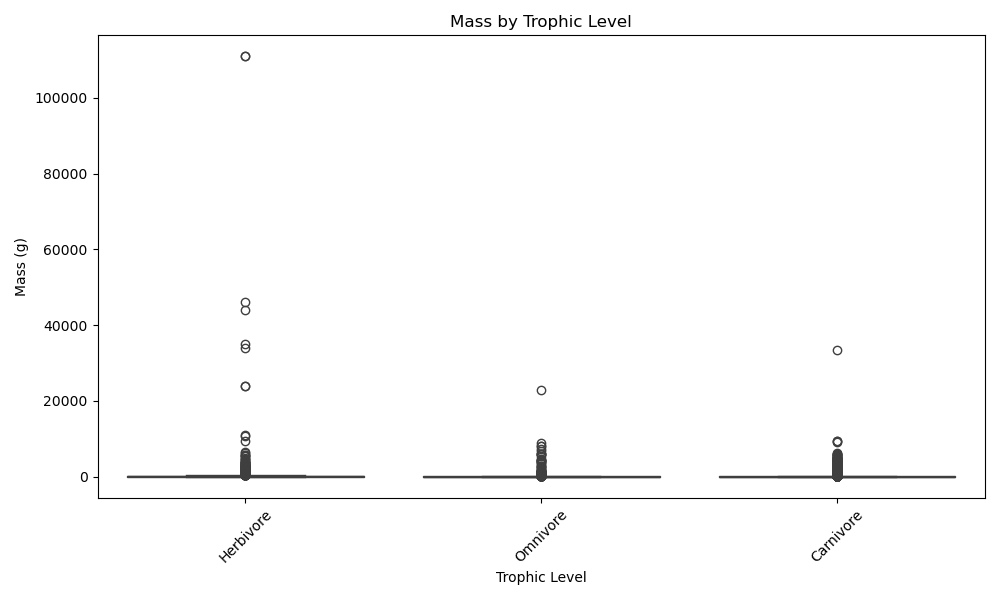

The Python source for this figure:
import pandas as pd
import matplotlib
matplotlib.use('Agg')
import matplotlib.pyplot as plt
import seaborn as sns

df = pd.read_csv('AVONETplusClim.csv' )

df_plot = df[['Trophic.Level', 'Mass']].copy()
df_plot = df_plot[df_plot['Trophic.Level'].isin(['Carnivore', 'Herbivore', 'Omnivore'])]
df_plot['Trophic.Level'] = df_plot['Trophic.Level'].astype(str)
order = ['Herbivore', 'Omnivore', 'Carnivore'] 

plt.figure(figsize=(10, 6))
sns.boxplot(x='Trophic.Level', y='Mass', data=df_plot, order=order) 
plt.title('Mass by Trophic Level')
plt.xlabel('Trophic Level')
plt.ylabel('Mass (g)')
plt.xticks(rotation=45) 
plt.tight_layout()

plt.savefig("boxplotMassT.png")